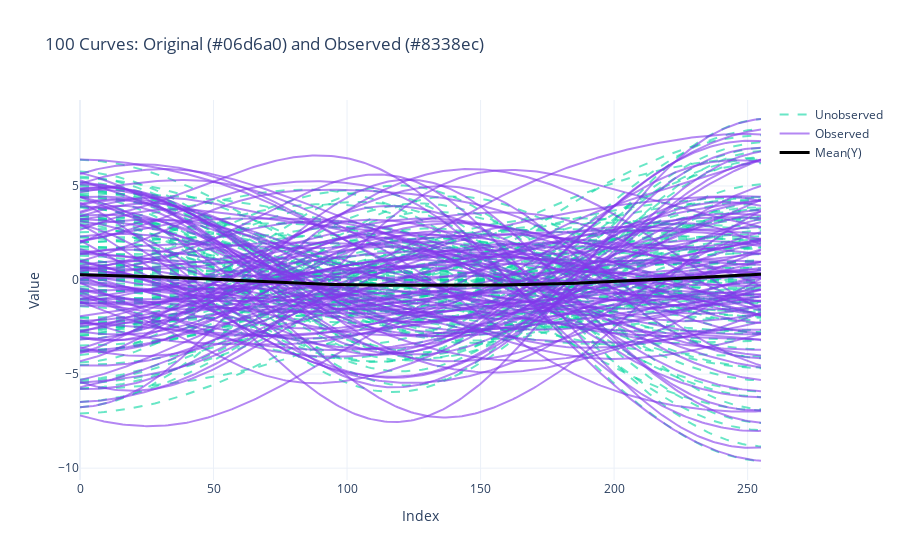

The notebook cell saved with this chart:
### Code cell
T, n = X.shape
x_support = np.arange(T)  

fig = go.Figure()

color_original = "#06d6a0"
color_observed = "#8338ec"

# Unobserved curves (X)
for j in range(n):
    fig.add_trace(
        go.Scatter(
            x=x_support,
            y=X[:, j],
            mode="lines",
            line=dict(color=color_original, dash="dash"),
            opacity=0.6,
            showlegend=(j == 0),
            name="Unobserved"
        )
    )

# Observed curves (Y)
for j in range(n):
    fig.add_trace(
        go.Scatter(
            x=x_support,
            y=Y[:, j],
            mode="lines",
            line=dict(color=color_observed),
            opacity=0.6,
            showlegend=(j == 0),
            name="Observed"
        )
    )

# Mean curve
fig.add_trace(
    go.Scatter(
        x=x_support,
        y=np.mean(Y, axis=1),
        mode="lines",
        line=dict(color="black", width=3),
        name="Mean(Y)"
    )
)

fig.update_layout(
    title=f"{n} Curves: Original ({color_original}) and Observed ({color_observed})",
    xaxis_title="Index",
    yaxis_title="Value",
    template="plotly_white"
)

fig.show()
